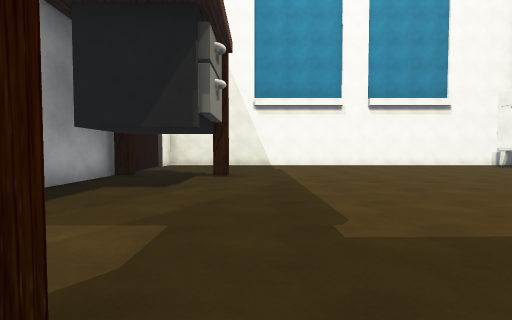
view 1 (above)

24 first-person views from a walk through a Unity game level. The camera is 1.2 m above the floor, tilts 2° down and sees 90° across. The floor is counted in squares, 2 m on a side. Each view is taken from the middle of a square. On the plan, view 1 faces up. The plan holds only what a view shows up to about 9 squares ahead; the rest is blank. Some surface patterns are stand-ins.

view 2
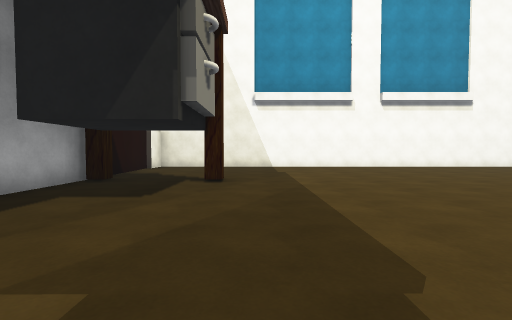

view 3
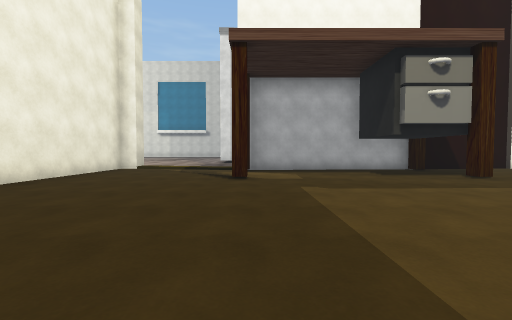

view 4
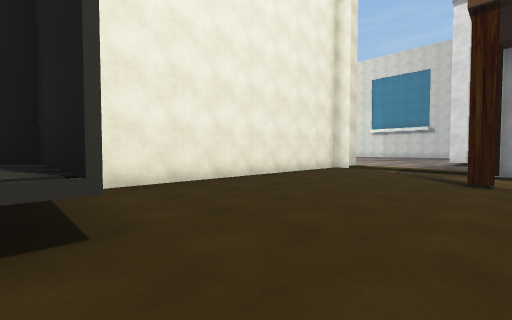

view 5
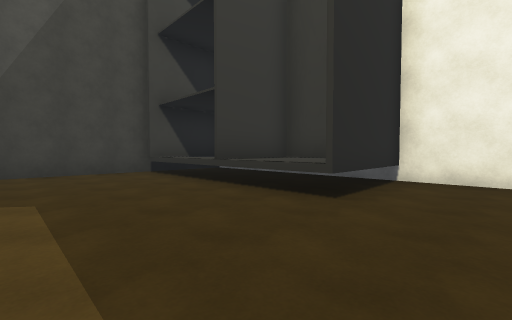

view 6
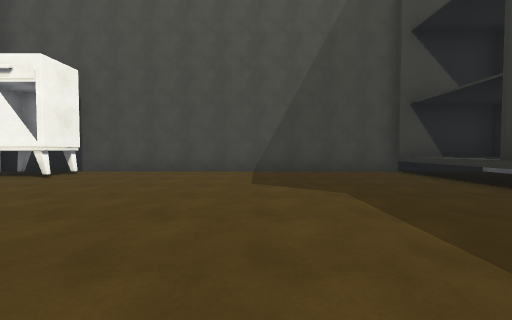

view 7
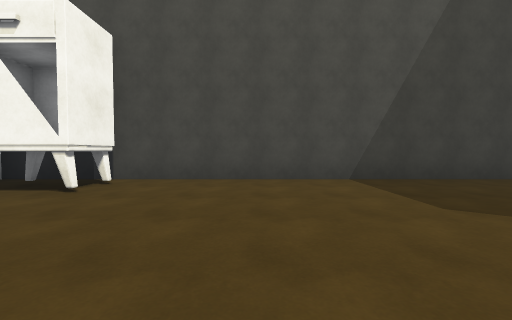

view 8
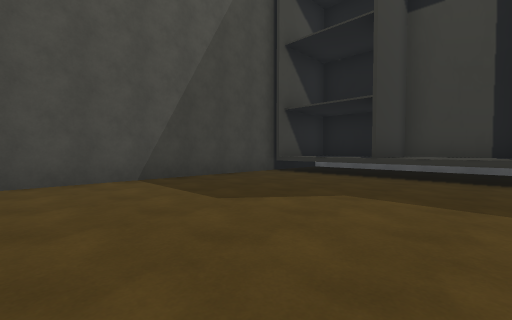

view 9
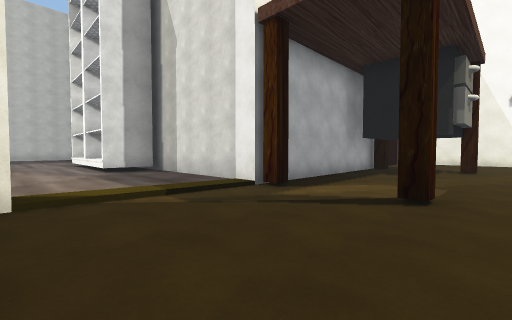

view 10
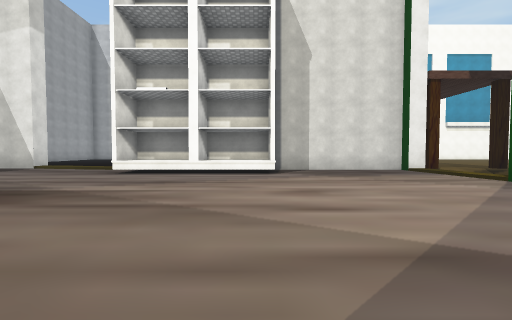

view 11
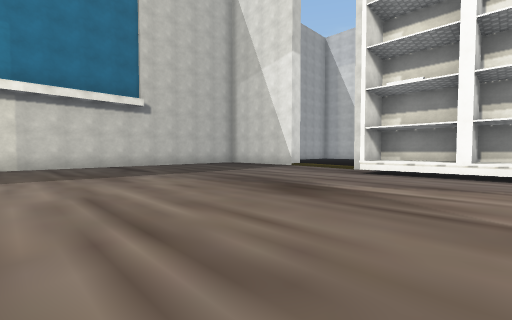

view 12
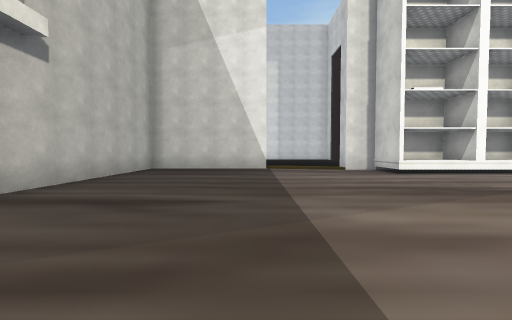

view 13
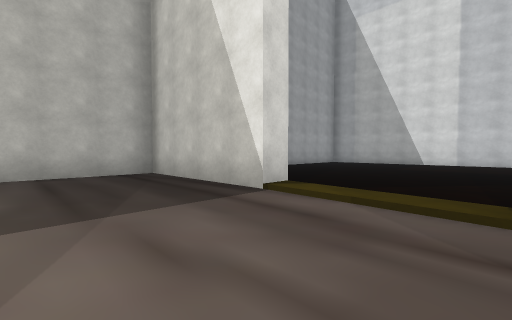

view 14
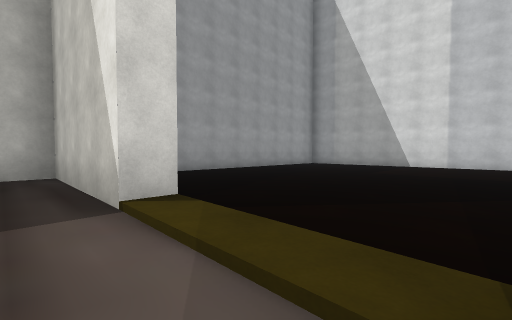

view 15
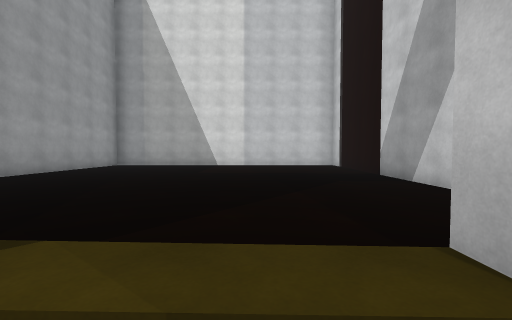

view 16
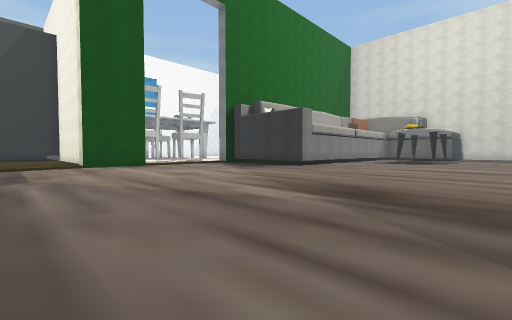

view 17
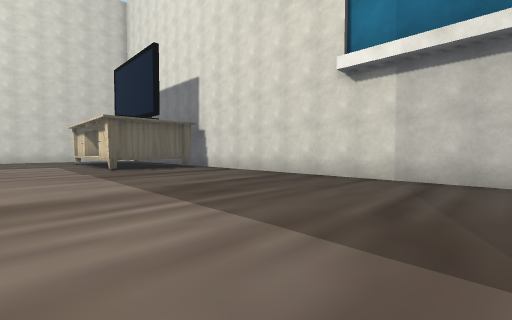

view 18
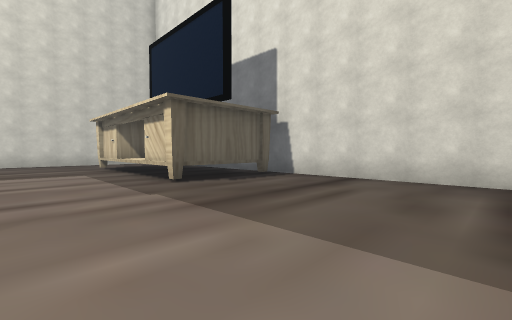

view 19
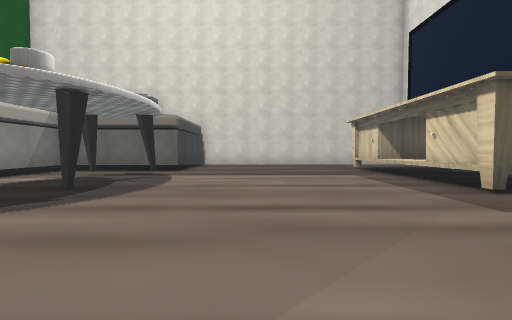

view 20
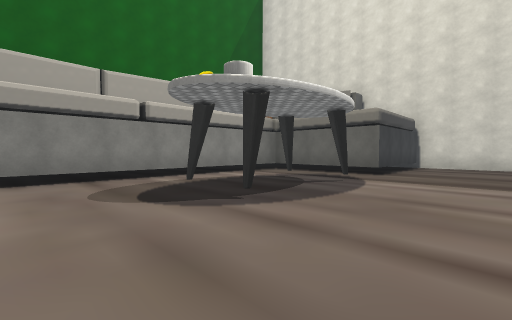

view 21
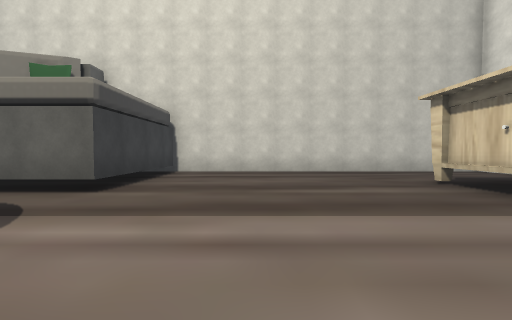

view 22
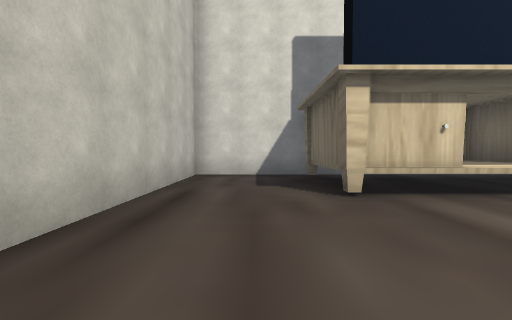

view 23
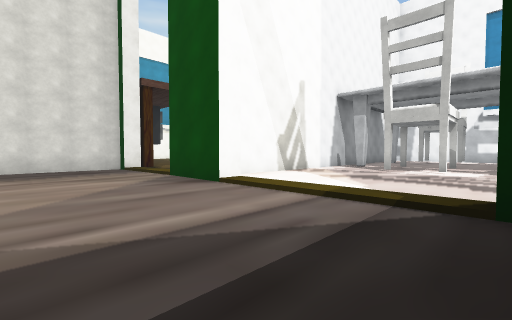

view 24
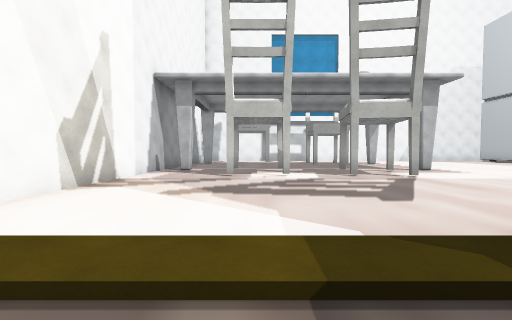

### Floor plan
Key: @ floor where view 1 was taken; # wall or solid block; x gap in a wall; . floor; / step, stairs or slope; = window, fence, low wall or low ledge; ^ raised ledge; N nightstand; O other object.
Columns run from 21 left of view 1 to 11 right of it. Each row starts with its distance up from view 1.
 11                                ##
 10     .... O       #O.............#
  9 #.........       #............N.#
  8 #.........       O............N.#
  7 #.........       O..............#
  6 #........#       ##.#...........#
  5 #........#       #..............#
  4 #........#       #..............#
  3  ........        #..............#
  2    ......        #..............#
  1 ####O///###########.#...........#
  0 #.......#####........@..........#
 -1 #.......#^#==.............^^^^^##
 -2 #.........................#^^^^#
 -3 #................#........#^^^^#
 -4 #................##########
 -5 #.......................x.
 -6 #.....................#...
 -7 #.........................
 -8 #.......................#.
 -9 #............ ...#........
-10 #...........       .....#.
-11 #..........         ..#...
-12 #............#       ...#.
-13 #............#        ....
-14 #........#.#.#         ...
-15 #x##.........#          ..
-16 #^^#.........#
-17 #^^^.....#.#.#
-18 #^^^.........#
-19 #x##......####
-20 #.........#
-21 #.........#
-22 #.........#
-23 ###########

Where each view was taken, in squares from view 1:
view 1: 0 up, 0 right, facing up
view 2: 1 up, 0 right, facing up
view 3: 1 up, 5 right, facing left
view 4: 1 up, 5 right, facing down-left
view 5: 2 up, 3 right, facing down-right
view 6: 3 up, 3 right, facing right
view 7: 5 up, 5 right, facing right
view 8: 5 up, 5 right, facing down-right
view 9: 3 down, 0 right, facing up-left
view 10: 8 down, 9 left, facing up
view 11: 8 down, 10 left, facing up-left
view 12: 8 down, 17 left, facing up
view 13: 2 down, 14 left, facing up-left
view 14: 0 up, 14 left, facing up-left
view 15: 0 up, 15 left, facing up
view 16: 1 down, 14 left, facing down-right
view 17: 6 down, 15 left, facing down-left
view 18: 10 down, 15 left, facing down-left
view 19: 11 down, 14 left, facing down
view 20: 12 down, 14 left, facing down-right
view 21: 15 down, 14 left, facing down
view 22: 21 down, 14 left, facing left
view 23: 9 down, 7 left, facing up-right
view 24: 7 down, 5 left, facing right
